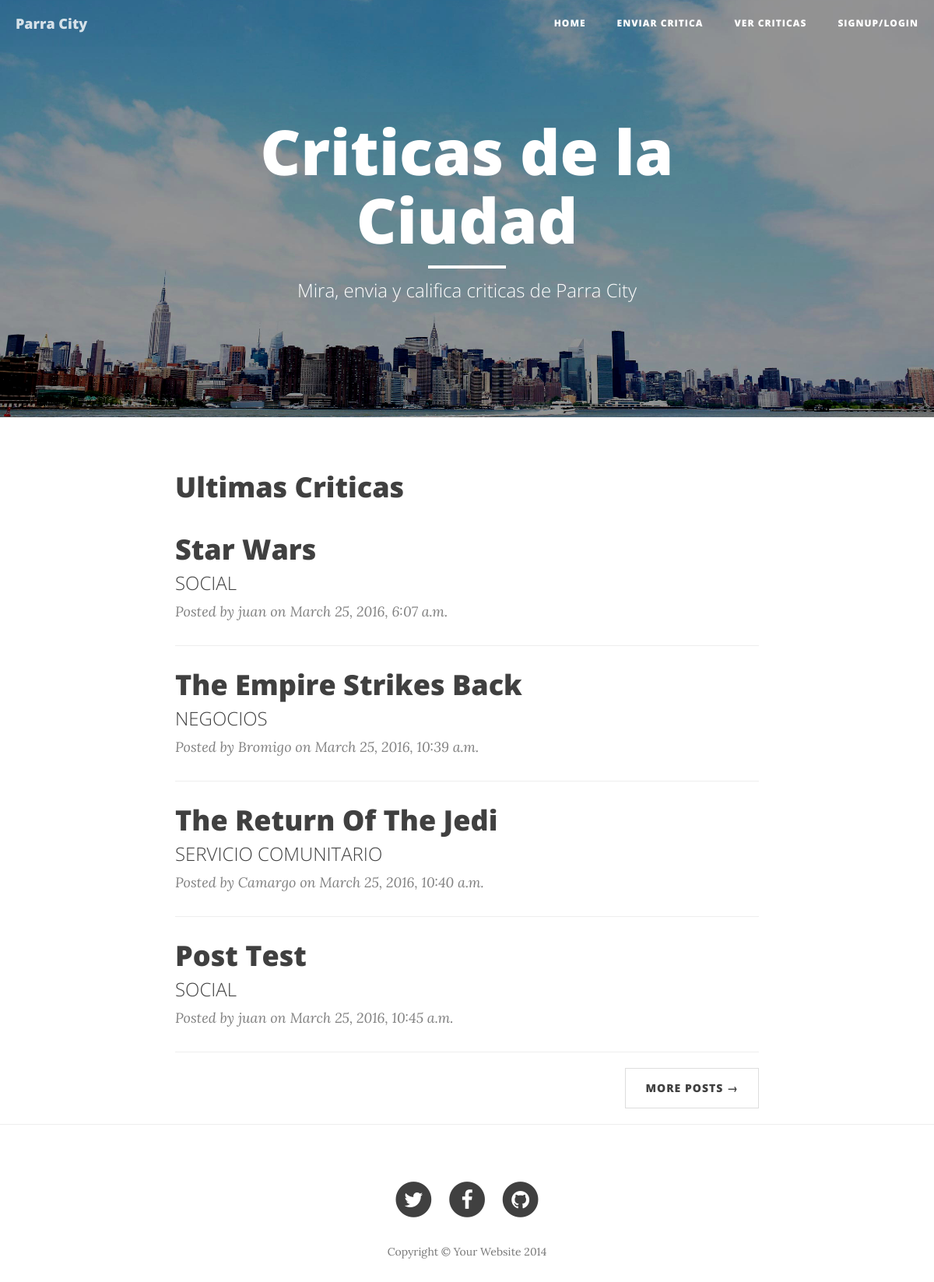
Page /ParraCity/ on the committed database.
### ParraCity/models.py (models this page shows, shortened)
class Post(models.Model):
    autor = models.ForeignKey('auth.User')
    titulo = models.CharField(max_length=64)
    categoria = (
        ('BUENOS EJEMPLOS','Buenos Ejemplos'),
        ('URBANISMO Y VIALIDAD','Urbanismo Y Vialidad'),
        ('NEGOCIOS','Negocios'),
        ('SOCIAL','Social'),
        ('GOBIERNO','Gobierno'),
        ('SERVICIO COMUNITARIO','Servicio a la comunidad'),
        ('OBJETOS PERDIDOS','Objetos Perdidos')
    )
    categoria_post = models.CharField(max_length = 20, choices = categoria, default = 'Social')
    contenido = models.TextField()
    media = models.ImageField(upload_to = 'post_media/', blank = True, null = True)
    creacion = models.DateTimeField (default = timezone.now)
    publicacion = models.DateTimeField(blank = True, null = True)
    Slug = models.SlugField(max_length = 200, unique = True)

### ParraCity/views.py (the view)
def home(request):
    posts = Post.objects.filter(creacion__lte=timezone.now()).order_by('creacion')
    return render (request, 'ParraCity/home.html', {'posts': posts})

### ParraCity/templates/ParraCity/home.html (shortened to what this page needs)
{% extends 'base_city.html' %}
{% block context %}Criticas de la Ciudad{%endblock%}
{% block subcontext %} Mira, envia y califica criticas de Parra City{% endblock %}
{% block content %}
<div class="container">
    <div class="row">
        <div class="col-lg-8 col-lg-offset-2 col-md-10 col-md-offset-1">
          <h1 class="post-title">Ultimas Criticas</h1>
        </div>
        <div class="col-lg-8 col-lg-offset-2 col-md-10 col-md-offset-1">
            <div class="post-preview">
              {% for post in posts %}
                <a href="{% url 'ParraCity.views.post_detail' pk=post.pk %}">
                    <h2 class="post-title">
                        {{ post.titulo }}
                    </h2>
                    <h3 class="post-subtitle">
                        {{post.categoria_post}}
                    </h3>
                </a>
                <p class="post-meta">Posted by {{post.autor}} on {{post.creacion}} </p>
                <hr>
              {% endfor %}
            </div>
            <ul class="pager">
                <li class="next">
                    <a href="#">More Posts &rarr;</a>
                </li>
            </ul>
        </div>
    </div>
</div>
{% endblock %}

### rows in the picture
Post: titulo "Star Wars", categoria_post "SOCIAL", autor "juan", creacion "March 25, 2016, 6:07 a.m."
Post: titulo "The Empire Strikes Back", categoria_post "NEGOCIOS", autor "Bromigo", creacion "March 25, 2016, 10:39 a.m."
Post: titulo "The Return Of The Jedi", categoria_post "SERVICIO COMUNITARIO", autor "Camargo", creacion "March 25, 2016, 10:40 a.m."
Post: titulo "Post Test", categoria_post "SOCIAL", autor "juan", creacion "March 25, 2016, 10:45 a.m."
